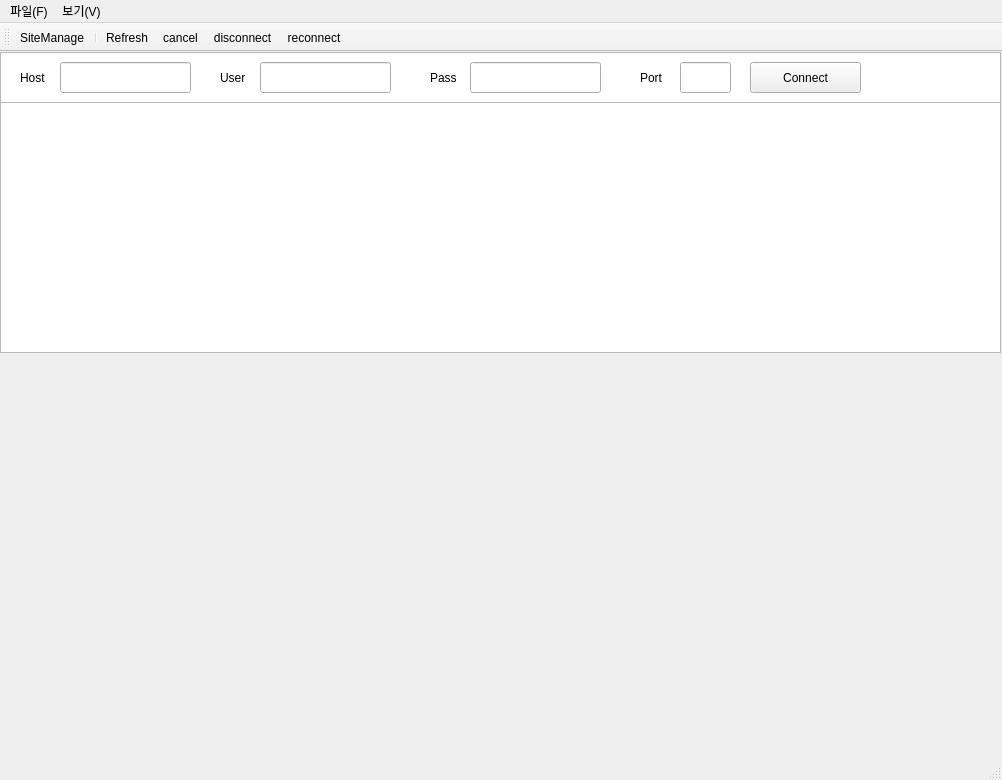
<?xml version="1.0" encoding="UTF-8"?>
<ui version="4.0">
 <class>QtGuiApplication1Class</class>
 <widget class="QMainWindow" name="QtGuiApplication1Class">
  <property name="geometry">
   <rect>
    <x>0</x>
    <y>0</y>
    <width>1002</width>
    <height>780</height>
   </rect>
  </property>
  <property name="windowTitle">
   <string>QtGuiApplication1</string>
  </property>
  <widget class="QWidget" name="centralWidget">
   <widget class="QListWidget" name="listWidget_2">
    <property name="geometry">
     <rect>
      <x>0</x>
      <y>0</y>
      <width>1001</width>
      <height>51</height>
     </rect>
    </property>
   </widget>
   <widget class="QLineEdit" name="hostEdit">
    <property name="geometry">
     <rect>
      <x>60</x>
      <y>10</y>
      <width>131</width>
      <height>31</height>
     </rect>
    </property>
   </widget>
   <widget class="QLabel" name="label">
    <property name="geometry">
     <rect>
      <x>20</x>
      <y>20</y>
      <width>56</width>
      <height>12</height>
     </rect>
    </property>
    <property name="text">
     <string>Host</string>
    </property>
   </widget>
   <widget class="QLabel" name="label_2">
    <property name="geometry">
     <rect>
      <x>220</x>
      <y>20</y>
      <width>56</width>
      <height>12</height>
     </rect>
    </property>
    <property name="text">
     <string>User</string>
    </property>
   </widget>
   <widget class="QLineEdit" name="userEdit">
    <property name="geometry">
     <rect>
      <x>260</x>
      <y>10</y>
      <width>131</width>
      <height>31</height>
     </rect>
    </property>
   </widget>
   <widget class="QLineEdit" name="passEdit">
    <property name="geometry">
     <rect>
      <x>470</x>
      <y>10</y>
      <width>131</width>
      <height>31</height>
     </rect>
    </property>
   </widget>
   <widget class="QLabel" name="label_3">
    <property name="geometry">
     <rect>
      <x>430</x>
      <y>20</y>
      <width>56</width>
      <height>12</height>
     </rect>
    </property>
    <property name="text">
     <string>Pass</string>
    </property>
   </widget>
   <widget class="QLineEdit" name="portEdit">
    <property name="geometry">
     <rect>
      <x>680</x>
      <y>10</y>
      <width>51</width>
      <height>31</height>
     </rect>
    </property>
   </widget>
   <widget class="QLabel" name="label_4">
    <property name="geometry">
     <rect>
      <x>640</x>
      <y>20</y>
      <width>56</width>
      <height>12</height>
     </rect>
    </property>
    <property name="text">
     <string>Port</string>
    </property>
   </widget>
   <widget class="QPushButton" name="pushButton">
    <property name="geometry">
     <rect>
      <x>750</x>
      <y>10</y>
      <width>111</width>
      <height>31</height>
     </rect>
    </property>
    <property name="text">
     <string>Connect</string>
    </property>
   </widget>
   <widget class="QTextEdit" name="textEdit">
    <property name="geometry">
     <rect>
      <x>0</x>
      <y>50</y>
      <width>1001</width>
      <height>251</height>
     </rect>
    </property>
    <property name="verticalScrollBarPolicy">
     <enum>Qt::ScrollBarAsNeeded</enum>
    </property>
   </widget>
  </widget>
  <widget class="QMenuBar" name="menuBar">
   <property name="geometry">
    <rect>
     <x>0</x>
     <y>0</y>
     <width>1002</width>
     <height>21</height>
    </rect>
   </property>
   <widget class="QMenu" name="menu_F">
    <property name="title">
     <string>파일(F)</string>
    </property>
    <addaction name="SiteManage"/>
    <addaction name="separator"/>
    <addaction name="actionExit"/>
   </widget>
   <widget class="QMenu" name="menu_V">
    <property name="title">
     <string>보기(V)</string>
    </property>
    <addaction name="actionDebug_Mode"/>
   </widget>
   <addaction name="menu_F"/>
   <addaction name="menu_V"/>
  </widget>
  <widget class="QStatusBar" name="statusBar"/>
  <widget class="QToolBar" name="toolBar">
   <property name="acceptDrops">
    <bool>false</bool>
   </property>
   <property name="windowTitle">
    <string>toolBar</string>
   </property>
   <property name="iconSize">
    <size>
     <width>24</width>
     <height>24</height>
    </size>
   </property>
   <attribute name="toolBarArea">
    <enum>TopToolBarArea</enum>
   </attribute>
   <attribute name="toolBarBreak">
    <bool>false</bool>
   </attribute>
   <addaction name="SiteManage"/>
   <addaction name="separator"/>
   <addaction name="actionRefresh"/>
   <addaction name="actionCancel"/>
   <addaction name="actionDisconnect"/>
   <addaction name="actionReconnet"/>
  </widget>
  <action name="SiteManage">
   <property name="icon">
    <iconset resource="QtGuiApplication1.qrc">
     <normaloff>:/QtGuiApplication1/SiteManage</normaloff>:/QtGuiApplication1/SiteManage</iconset>
   </property>
   <property name="text">
    <string>SiteManage</string>
   </property>
  </action>
  <action name="actionExit">
   <property name="text">
    <string>Exit</string>
   </property>
  </action>
  <action name="actionDebug_Mode">
   <property name="text">
    <string>Debug Mode</string>
   </property>
  </action>
  <action name="actionRefresh">
   <property name="icon">
    <iconset resource="QtGuiApplication1.qrc">
     <normaloff>:/QtGuiApplication1/I:/Skins For GUI Programming/Icon/refresh.png</normaloff>:/QtGuiApplication1/I:/Skins For GUI Programming/Icon/refresh.png</iconset>
   </property>
   <property name="text">
    <string>Refresh</string>
   </property>
  </action>
  <action name="actionCancel">
   <property name="icon">
    <iconset resource="QtGuiApplication1.qrc">
     <normaloff>:/QtGuiApplication1/I:/Skins For GUI Programming/Icon/cancel.png</normaloff>:/QtGuiApplication1/I:/Skins For GUI Programming/Icon/cancel.png</iconset>
   </property>
   <property name="text">
    <string>cancel</string>
   </property>
  </action>
  <action name="actionReconnet">
   <property name="icon">
    <iconset resource="QtGuiApplication1.qrc">
     <normaloff>:/QtGuiApplication1/I:/Skins For GUI Programming/Icon/reconnect.png</normaloff>:/QtGuiApplication1/I:/Skins For GUI Programming/Icon/reconnect.png</iconset>
   </property>
   <property name="text">
    <string>reconnect</string>
   </property>
  </action>
  <action name="actionDisconnect">
   <property name="icon">
    <iconset resource="QtGuiApplication1.qrc">
     <normaloff>:/QtGuiApplication1/I:/Skins For GUI Programming/Icon/disconnect.png</normaloff>:/QtGuiApplication1/I:/Skins For GUI Programming/Icon/disconnect.png</iconset>
   </property>
   <property name="text">
    <string>disconnect</string>
   </property>
  </action>
 </widget>
 <layoutdefault spacing="6" margin="11"/>
 <resources>
  <include location="QtGuiApplication1.qrc"/>
 </resources>
 <connections/>
</ui>
